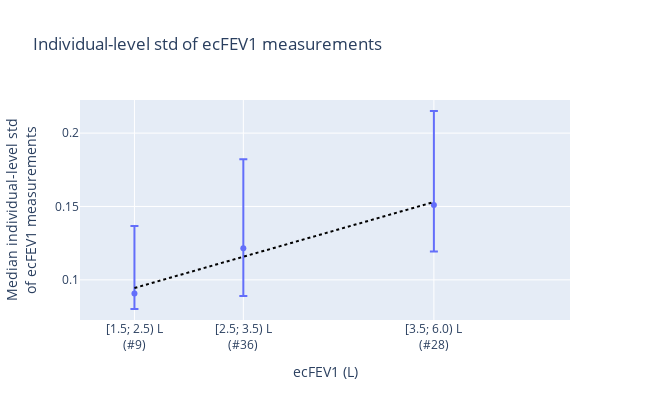

The cell this chart's notebook holds for it:
### Code cell
# Compute median of stds for each category
s_stds = df_std.groupby("ecFEV1 category")[
    "individual-level std<br>of ecFEV1 measurement"
].agg("median")
df_cats = pd.DataFrame(s_stds)
# Rename col to "Median ..."
median_col = "Median individual-level std<br>of ecFEV1 measurements"
df_cats.columns = [median_col]
# Compute 0.25 percentile and 0.75 percentile
df_cats["Q1"] = df_std.groupby("ecFEV1 category")[
    "individual-level std<br>of ecFEV1 measurement"
].agg(lambda x: np.percentile(x, 25))
df_cats["Q3"] = df_std.groupby("ecFEV1 category")[
    "individual-level std<br>of ecFEV1 measurement"
].agg(lambda x: np.percentile(x, 75))
# Compute Q1
df_cats["Q1 err"] = df_cats[median_col] - df_cats["Q1"]
# Compute Q3
df_cats["Q3 err"] = df_cats["Q3"] - df_cats[median_col]
df_cats.reset_index(inplace=True)

# Compute trendline
import statsmodels.api as sm

# Add category midbins
df_cats["ecFEV1 category midbin"] = [cat1_midbin, cat2_midbin, cat3_midbin]
# df_cats["ecFEV1 category midbin"] = [cat1_midbin, cat2_midbin, cat3_midbin, cat4_midbin]

# Fit a trendline using statsmodels
X = sm.add_constant(df_cats["ecFEV1 category midbin"])
model = sm.OLS(df_cats[median_col], X).fit()
df_cats["trendline"] = model.predict(X)

# Scatter plot with median of stds
title = "Individual-level std of ecFEV1 measurements"
fig = px.scatter(
    df_cats,
    x="ecFEV1 category midbin",
    y=median_col,
    color="ecFEV1 category",
    title=title,
    error_y="Q3 err",
    error_y_minus="Q1 err",
)
# Use same color for scatter plot
for i in range(3):
    # for i in range(4):
    fig.data[i].marker.color = "#636EFA"
fig.add_traces(
    px.line(df_cats, x="ecFEV1 category midbin", y="trendline")
    .update_traces(line=dict(color="black", dash="dot"))
    .data
)

# Replace x axis labels by ecFEV1 category
fig.update_xaxes(
    title_text="ecFEV1 (L)",
    tickvals=df_cats["ecFEV1 category midbin"],
    ticktext=df_cats["ecFEV1 category"],
)
# X range from min ecfev1 in df to max ecfev1 in df
fig.update_xaxes(range=[min, max])
# Remove legend
fig.update_layout(showlegend=False, width=650, height=400)
fig.show()
df_cats

### Figure 1 — Plotly figure (JSON) as saved in the notebook; plotly's stock layout.template omitted (floating-point values rounded to 4 significant figures)
{"data": [{"error_y": {"array": [0.04591], "arrayminus": [0.01062]}, "hovertemplate": "ecFEV1 category=[1.5; 2.5) L<br>(#9)<br>ecFEV1 category midbin=%{x}<br>Median individual-level std<br>of ecFEV1 measurements=%{y}<extra></extra>", "legendgroup": "[1.5; 2.5) L<br>(#9)", "marker": {"color": "#636EFA", "symbol": "circle"}, "mode": "markers", "name": "[1.5; 2.5) L<br>(#9)", "orientation": "v", "showlegend": true, "type": "scatter", "x": [2], "xaxis": "x", "y": [0.09074], "yaxis": "y"}, {"error_y": {"array": [0.06055], "arrayminus": [0.03255]}, "hovertemplate": "ecFEV1 category=[2.5; 3.5) L<br>(#36)<br>ecFEV1 category midbin=%{x}<br>Median individual-level std<br>of ecFEV1 measurements=%{y}<extra></extra>", "legendgroup": "[2.5; 3.5) L<br>(#36)", "marker": {"color": "#636EFA", "symbol": "circle"}, "mode": "markers", "name": "[2.5; 3.5) L<br>(#36)", "orientation": "v", "showlegend": true, "type": "scatter", "x": [3], "xaxis": "x", "y": [0.1216], "yaxis": "y"}, {"error_y": {"array": [0.06414], "arrayminus": [0.03165]}, "hovertemplate": "ecFEV1 category=[3.5; 6.0) L<br>(#28)<br>ecFEV1 category midbin=%{x}<br>Median individual-level std<br>of ecFEV1 measurements=%{y}<extra></extra>", "legendgroup": "[3.5; 6.0) L<br>(#28)", "marker": {"color": "#636EFA", "symbol": "circle"}, "mode": "markers", "name": "[3.5; 6.0) L<br>(#28)", "orientation": "v", "showlegend": true, "type": "scatter", "x": [4.75], "xaxis": "x", "y": [0.1509], "yaxis": "y"}, {"hovertemplate": "ecFEV1 category midbin=%{x}<br>trendline=%{y}<extra></extra>", "legendgroup": "", "line": {"color": "black", "dash": "dot"}, "marker": {"symbol": "circle"}, "mode": "lines", "name": "", "orientation": "v", "showlegend": false, "type": "scatter", "x": [2, 3, 4.75], "xaxis": "x", "y": [0.09444, 0.1157, 0.153], "yaxis": "y"}], "layout": {"height": 400, "legend": {"title": {"text": "ecFEV1 category"}, "tracegroupgap": 0}, "showlegend": false, "title": {"text": "Individual-level std of ecFEV1 measurements"}, "width": 650, "xaxis": {"anchor": "y", "domain": [0, 1], "range": [1.5, 6], "ticktext": ["[1.5; 2.5) L<br>(#9)", "[2.5; 3.5) L<br>(#36)", "[3.5; 6.0) L<br>(#28)"], "tickvals": [2, 3, 4.75], "title": {"text": "ecFEV1 (L)"}}, "yaxis": {"anchor": "x", "domain": [0, 1], "title": {"text": "Median individual-level std<br>of ecFEV1 measurements"}}}}
